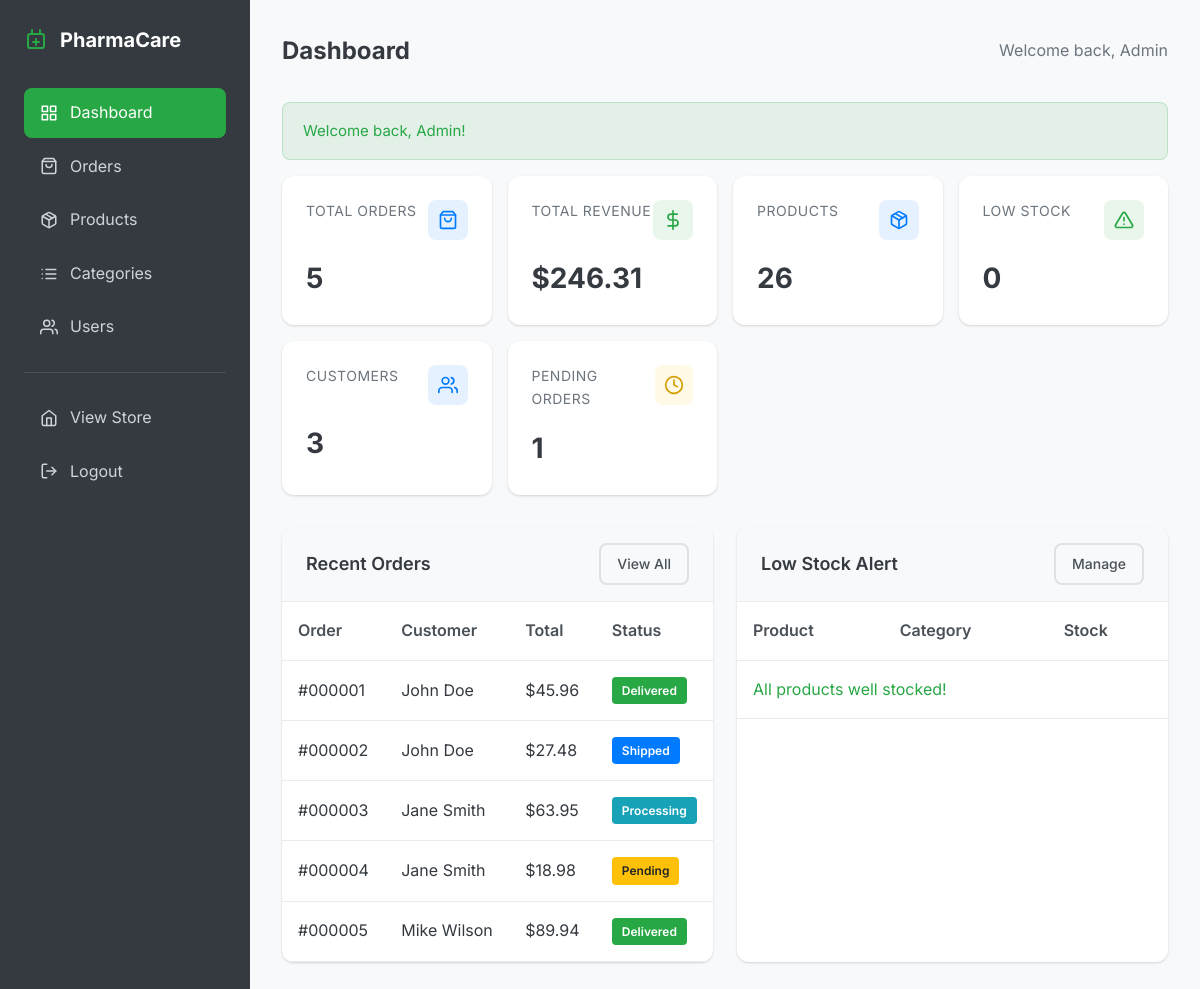
/admin/index.php (signed in), run on the app's committed database.
### tables this page shows
CREATE TABLE orders (
    id INT PRIMARY KEY AUTO_INCREMENT,
    user_id INT NOT NULL,
    total_amount DECIMAL(10, 2) NOT NULL,
    status ENUM('pending', 'processing', 'shipped', 'delivered', 'cancelled') DEFAULT 'pending',
    shipping_address TEXT NOT NULL,
    prescription_file VARCHAR(255),
    notes TEXT,
    created_at TIMESTAMP DEFAULT CURRENT_TIMESTAMP,
    FOREIGN KEY (user_id) REFERENCES users(id) ON DELETE CASCADE
);

CREATE TABLE users (
    id INT PRIMARY KEY AUTO_INCREMENT,
    email VARCHAR(255) NOT NULL UNIQUE,
    password VARCHAR(255) NOT NULL,
    first_name VARCHAR(100) NOT NULL,
    last_name VARCHAR(100) NOT NULL,
    phone VARCHAR(20),
    address TEXT,
    role ENUM('customer', 'admin') DEFAULT 'customer',
    created_at TIMESTAMP DEFAULT CURRENT_TIMESTAMP
);

### admin/index.php (the view, shortened to what this page needs)
<?php
require_once __DIR__ . '/../includes/functions.php';
try {
    $stmt = $pdo->query("SELECT COUNT(*) as total FROM orders");
    $totalOrders = $stmt->fetch()['total'];
    $stmt = $pdo->query("SELECT COALESCE(SUM(total_amount), 0) as total FROM orders WHERE status != 'cancelled'");
    $totalRevenue = $stmt->fetch()['total'];
    $stmt = $pdo->query("SELECT COUNT(*) as total FROM products WHERE is_active = 1");
    $totalProducts = $stmt->fetch()['total'];
    $stmt = $pdo->query("SELECT COUNT(*) as total FROM products WHERE stock_quantity < 10 AND is_active = 1");
    $lowStockCount = $stmt->fetch()['total'];
    $stmt = $pdo->query("SELECT COUNT(*) as total FROM users WHERE role = 'customer'");
    $totalCustomers = $stmt->fetch()['total'];
    $stmt = $pdo->query("SELECT COUNT(*) as total FROM orders WHERE status = 'pending'");
    $pendingOrders = $stmt->fetch()['total'];
    $stmt = $pdo->query("
        SELECT o.*, u.first_name, u.last_name, u.email
        FROM orders o
        JOIN users u ON o.user_id = u.id
        ORDER BY o.created_at DESC
        LIMIT 5
    ");
    $recentOrders = $stmt->fetchAll();
    $stmt = $pdo->query("
        SELECT p.*, c.name as category_name
        FROM products p
        JOIN categories c ON p.category_id = c.id
        WHERE p.stock_quantity < 10 AND p.is_active = 1
        ORDER BY p.stock_quantity ASC
        LIMIT 5
    ");
    $lowStockProducts = $stmt->fetchAll();
} catch (PDOException $e) {
    error_log("Admin dashboard error: " . $e->getMessage());
    $totalOrders = $totalRevenue = $totalProducts = $lowStockCount = $totalCustomers = $pendingOrders = 0;
    $recentOrders = $lowStockProducts = [];
}
?>
<!DOCTYPE html>
<html lang="en">
<head>
    <link rel="stylesheet" href="<?php echo getBaseUrl(); ?>/assets/css/style.css">
</head>
<body>
    <div class="admin-layout">
        <?php include __DIR__ . '/includes/sidebar.php'; ?>
        <main class="admin-main">
            <div class="admin-header">
                <h1 class="admin-title">Dashboard</h1>
                <span style="color: var(--gray-600);">Welcome back, <?php echo sanitize($_SESSION['user_name']); ?></span>
            </div>
            <?php echo displayFlashMessages(); ?>
            <div class="stats-grid">
                <div class="stat-card">
                    <div class="stat-card-header">
                        <span class="stat-card-title">Total Orders</span>
                        <div class="stat-card-icon blue">
                        </div>
                    </div>
                    <div class="stat-card-value"><?php echo number_format($totalOrders); ?></div>
                </div>
                <div class="stat-card">
                    <div class="stat-card-header">
                        <span class="stat-card-title">Total Revenue</span>
                        <div class="stat-card-icon green">
                            <svg xmlns="http://www.w3.org/2000/svg" width="20" height="20" viewBox="0 0 24 24" fill="none" stroke="currentColor" stroke-width="2" stroke-linecap="round" stroke-linejoin="round"><line x1="12" y1="1" x2="12" y2="23"></line><path d="M17 5H9.5a3.5 3.5 0 0 0 0 7h5a3.5 3.5 0 0 1 0 7H6"></path></svg>
                        </div>
                    </div>
                    <div class="stat-card-value"><?php echo formatPrice($totalRevenue); ?></div>
                </div>
                <div class="stat-card">
                    <div class="stat-card-header">
                        <span class="stat-card-title">Products</span>
                        <div class="stat-card-icon blue">
                        </div>
                    </div>
                    <div class="stat-card-value"><?php echo number_format($totalProducts); ?></div>
                </div>
                <div class="stat-card">
                    <div class="stat-card-header">
                        <span class="stat-card-title">Low Stock</span>
                        <div class="stat-card-icon <?php echo $lowStockCount > 0 ? 'orange' : 'green'; ?>">
                        </div>
                    </div>
                    <div class="stat-card-value"><?php echo number_format($lowStockCount); ?></div>
                </div>
                <div class="stat-card">
                    <div class="stat-card-header">
                        <span class="stat-card-title">Customers</span>
                        <div class="stat-card-icon blue">
                        </div>
                    </div>
                    <div class="stat-card-value"><?php echo number_format($totalCustomers); ?></div>
                </div>
                <div class="stat-card">
                    <div class="stat-card-header">
                        <span class="stat-card-title">Pending Orders</span>
                        <div class="stat-card-icon <?php echo $pendingOrders > 0 ? 'orange' : 'green'; ?>">
                            <svg xmlns="http://www.w3.org/2000/svg" width="20" height="20" viewBox="0 0 24 24" fill="none" stroke="currentColor" stroke-width="2" stroke-linecap="round" stroke-linejoin="round"><circle cx="12" cy="12" r="10"></circle><polyline points="12 6 12 12 16 14"></polyline></svg>
                        </div>
                    </div>
                    <div class="stat-card-value"><?php echo number_format($pendingOrders); ?></div>
                </div>
            </div>
            <div style="display: grid; grid-template-columns: repeat(auto-fit, minmax(400px, 1fr)); gap: 1.5rem; margin-top: 1.5rem;">
                <div class="admin-card">
                    <div class="admin-card-header">
                        <h2 class="admin-card-title">Recent Orders</h2>
                        <a href="<?php echo getBaseUrl(); ?>/admin/orders.php" class="btn btn-sm btn-outline">View All</a>
                    </div>
                    <div class="table-responsive">
                        <table class="admin-table">
                            <thead>
                                <tr>
                                    <th>Order</th>
                                    <th>Customer</th>
                                    <th>Total</th>
                                    <th>Status</th>
                                </tr>
                            </thead>
                            <tbody>
                                <?php if (empty($recentOrders)): ?>
                                    <tr><td colspan="4" class="text-center">No orders yet</td></tr>
                                <?php else: ?>
                                    <?php foreach ($recentOrders as $order): ?>
                                        <tr>
                                            <td>#<?php echo str_pad($order['id'], 6, '0', STR_PAD_LEFT); ?></td>
                                            <td><?php echo sanitize($order['first_name'] . ' ' . $order['last_name']); ?></td>
                                            <td><?php echo formatPrice($order['total_amount']); ?></td>
                                            <td><span class="badge <?php echo getStatusBadgeClass($order['status']); ?>"><?php echo ucfirst($order['status']); ?></span></td>
                                        </tr>
                                    <?php endforeach; ?>
                                <?php endif; ?>
                            </tbody>
                        </table>
                    </div>
                </div>
                <div class="admin-card">
                    <div class="admin-card-header">
                        <h2 class="admin-card-title">Low Stock Alert</h2>
                        <a href="<?php echo getBaseUrl(); ?>/admin/products.php" class="btn btn-sm btn-outline">Manage</a>
                    </div>
                    <div class="table-responsive">
                        <table class="admin-table">
                            <thead>
                                <tr>
                                    <th>Product</th>
                                    <th>Category</th>
                                    <th>Stock</th>
                                </tr>
                            </thead>
                            <tbody>
                                <?php if (empty($lowStockProducts)): ?>
                                    <tr><td colspan="3" class="text-center" style="color: var(--success-color);">All products well stocked!</td></tr>
                                <?php endif; ?>
                            </tbody>
                        </table>
                    </div>
                </div>
            </div>
        </main>
    </div>
</body>
</html>

### admin/includes/sidebar.php (shortened to what this page needs)
<?php
$currentAdminPage = basename($_SERVER['PHP_SELF'], '.php');
?>
<aside class="admin-sidebar">
    <a href="<?php echo getBaseUrl(); ?>/admin/index.php" class="admin-logo">
        PharmaCare
    </a>
    <nav class="admin-nav">
        <a href="<?php echo getBaseUrl(); ?>/admin/index.php" class="admin-nav-link <?php echo $currentAdminPage === 'index' ? 'active' : ''; ?>">
            Dashboard
        </a>
        <a href="<?php echo getBaseUrl(); ?>/admin/orders.php" class="admin-nav-link <?php echo $currentAdminPage === 'orders' ? 'active' : ''; ?>">
            Orders
        </a>
        <a href="<?php echo getBaseUrl(); ?>/admin/products.php" class="admin-nav-link <?php echo $currentAdminPage === 'products' ? 'active' : ''; ?>">
            Products
        </a>
        <a href="<?php echo getBaseUrl(); ?>/admin/categories.php" class="admin-nav-link <?php echo $currentAdminPage === 'categories' ? 'active' : ''; ?>">
            Categories
        </a>
        <a href="<?php echo getBaseUrl(); ?>/admin/users.php" class="admin-nav-link <?php echo $currentAdminPage === 'users' ? 'active' : ''; ?>">
            Users
        </a>
        <hr style="border: none; border-top: 1px solid var(--gray-700); margin: 1rem 0;">
        <a href="<?php echo getBaseUrl(); ?>/index.php" class="admin-nav-link">
            <svg xmlns="http://www.w3.org/2000/svg" width="18" height="18" viewBox="0 0 24 24" fill="none" stroke="currentColor" stroke-width="2" stroke-linecap="round" stroke-linejoin="round"><path d="m3 9 9-7 9 7v11a2 2 0 0 1-2 2H5a2 2 0 0 1-2-2z"></path><polyline points="9 22 9 12 15 12 15 22"></polyline></svg>
            View Store
        </a>
        <a href="<?php echo getBaseUrl(); ?>/actions/auth.php?action=logout" class="admin-nav-link">
            Logout
        </a>
    </nav>
</aside>

### includes/functions.php (shortened to what this page needs)
<?php
function sanitize($input) {
    return htmlspecialchars(trim($input), ENT_QUOTES, 'UTF-8');
}
function formatPrice($amount) {
    return '$' . number_format((float)$amount, 2);
}
function displayFlashMessages() {
    $html = '';
    if (isset($_SESSION['flash']) && is_array($_SESSION['flash'])) {
        foreach ($_SESSION['flash'] as $key => $data) {
            $type = $data['type'];
            $message = sanitize($data['message']);
            $html .= "<div class=\"alert alert-{$type}\">{$message}</div>";
        }
    }
    return $html;
}
function getBaseUrl() {
    $protocol = isset($_SERVER['HTTPS']) && $_SERVER['HTTPS'] === 'on' ? 'https' : 'http';
    $host = $_SERVER['HTTP_HOST'];
    $path = dirname($_SERVER['SCRIPT_NAME']);
    $path = preg_replace('#/(pages|admin|actions)$#', '', $path);
    return $protocol . '://' . $host . $path;
}
function getStatusBadgeClass($status) {
    $classes = [
        'pending' => 'badge-warning',
        'processing' => 'badge-info',
        'shipped' => 'badge-primary',
        'delivered' => 'badge-success',
        'cancelled' => 'badge-danger'
    ];
    return $classes[$status] ?? 'badge-secondary';
}

### data on the page
orders: id "000001", user.last_name "John Doe", total_amount "$45.96", status "Delivered"
orders: id "000002", user.last_name "John Doe", total_amount "$27.48", status "Shipped"
orders: id "000003", user.last_name "Jane Smith", total_amount "$63.95", status "Processing"
orders: id "000004", user.last_name "Jane Smith", total_amount "$18.98", status "Pending"
orders: id "000005", user.last_name "Mike Wilson", total_amount "$89.94", status "Delivered"

### other printed values
$_SESSION['user_name'] "Admin"
$message "Welcome back, Admin!"
$totalOrders "5"
formatPrice($totalRevenue) "$246.31"
$totalProducts "26"
$lowStockCount "0"
$totalCustomers "3"
$pendingOrders "1"
